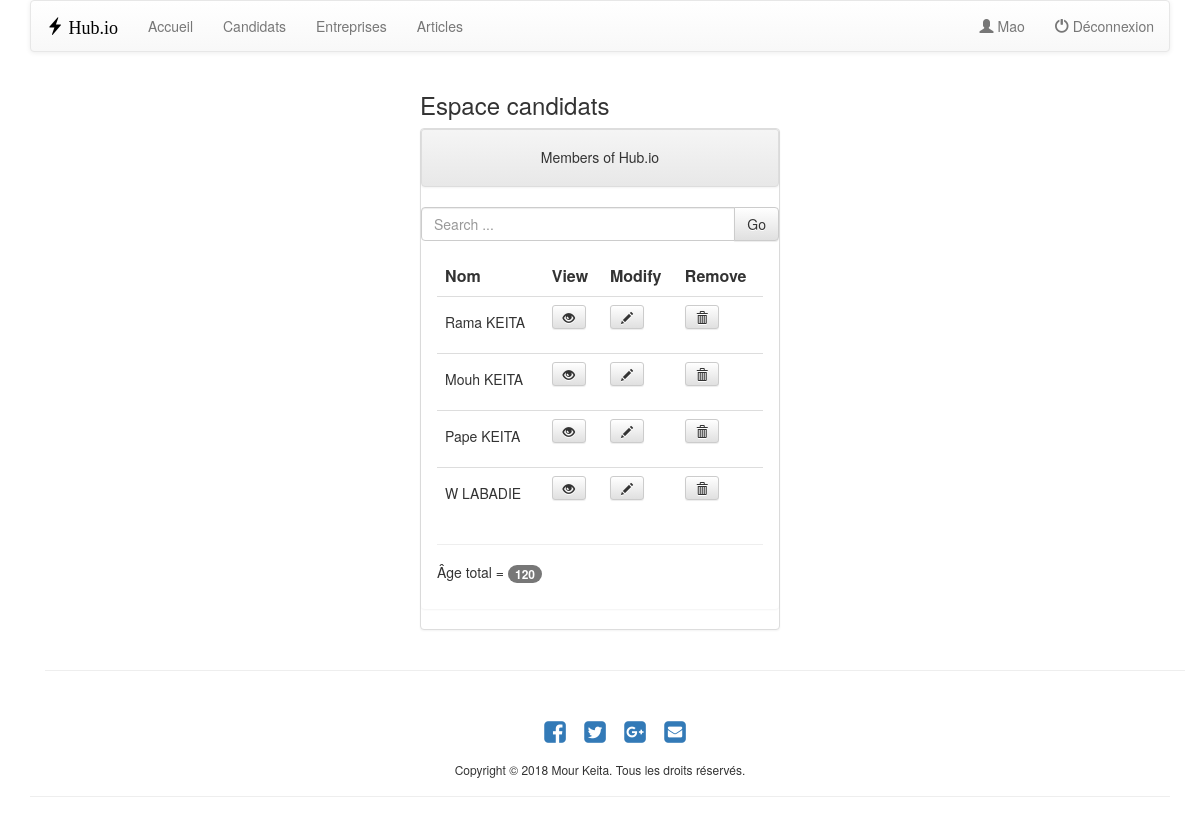
Page /users (signed in) on the earlier database version.
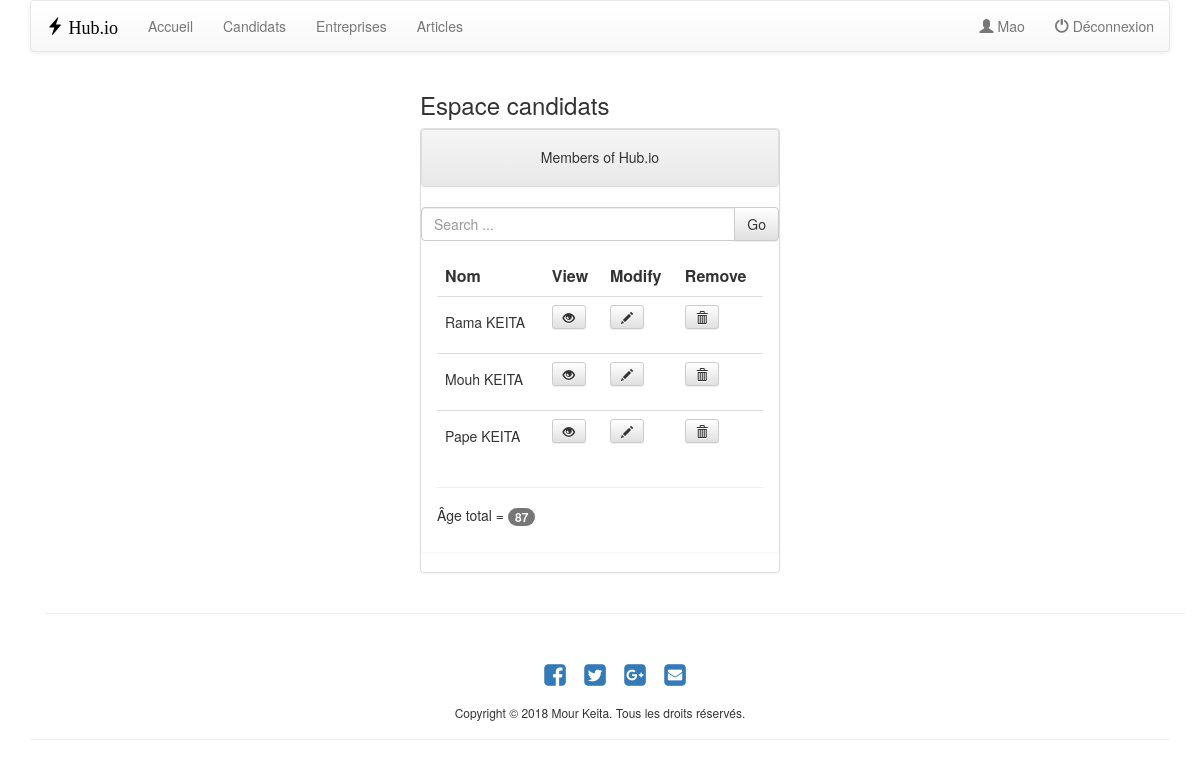
Same page on the later database version.
### qa/models.py (models this page shows, shortened)
class Qa(models.Model):
    first = models.CharField(max_length=200)
    last = models.CharField(max_length=200)
    email = models.EmailField(max_length=100, unique=True, default="")
    password = models.CharField(max_length=100, default="")
    age = models.IntegerField()
    avatar = models.FileField()

### qa/views.py (the view)
# urls.py: url(r'^users', views.users, name='users'),
def users(request):
    if 'logged_user_id' in request.session:
        username = request.session['username']
        users = Qa.objects.all()
        total_age = 0
        for user in users:
            total_age = total_age + user.age
        context = {'users':users, 'total_age':total_age, 'username':username}
        return render(request, 'qa.html', context )
    else:
        return HttpResponseRedirect("/login")

### qa/templates/qa.html (shortened to what this page needs)
{% extends "base.html" %}
{% block content %}
<h3>Espace candidats</h3>
<div class="panel panel-default">
	<div style="text-align: center" class="panel panel-heading">
		<h5>Members of Hub.io</h5>
	</div>
		<div class="input-group">
			<input onkeyup="search()" value="" id="search" type="search" class="form-control" placeholder="Search ...">
			<span class="input-group-btn">
				<button class="btn btn-default" type="submit" onclick="search()">Go
				</button>
			</span>
		</div>
	<div class="panel panel-body">
		<table id="table" class="table table-hover">
			<tr>
				<th>Nom</th>
				<th>View</th>
				<th>Modify</th>
				<th>Remove</th>
			</tr>
			{% for user in users %}
    		<tr>
    			<td>
    				<h5>{{ user.first }} {{ user.last }}</h5>
    			</td>
    			<td>
                    <form role="form" action="/displayuser" method="post">{% csrf_token %}
    				<button type="submit" class="btn btn-default btn-sm" data-toggle="modal" data-target="#display-user">
    					<span class="glyphicon glyphicon-eye-open"></span>
    				</button>
                    </form>
                </div>
              </div>
            </div>
    			</td>
    			<td>
					<form role="form" action="/update" method="post">{% csrf_token %}
						<button type="submit" data-toggle="modal" data-target="#update" class="btn btn-default btn-sm">
							<span class="glyphicon glyphicon-pencil"></span>
						</button>
					</form>
    			</td>
    			<td>
            <form role="form" action="/delete" method="post">{% csrf_token %}
              <button type="submit" class="btn btn-default btn-sm">
                <span class="glyphicon glyphicon-trash"></span>
              </button>
            </form>
          </td>
        </tr>
        {% endfor %}
		<hr>
		<h5> Âge total =  <span class="badge">{{ total_age }}</span> </h5>
{% endblock %}

Differences in the rows shown:
removed Qa: first "W", last "LABADIE"
Other differences:
{{ total_age }}: "120" → "87"
